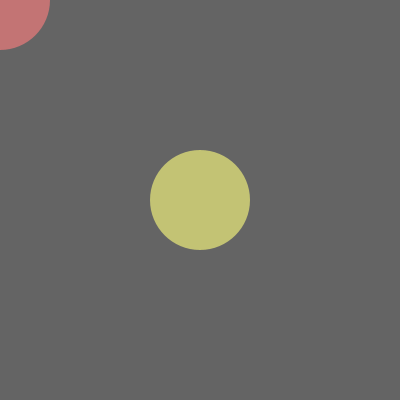
Frame 1 (no input)
Frame 60 (the mouse pressed at the canvas centre just before this capture): identical to frame 1, image omitted
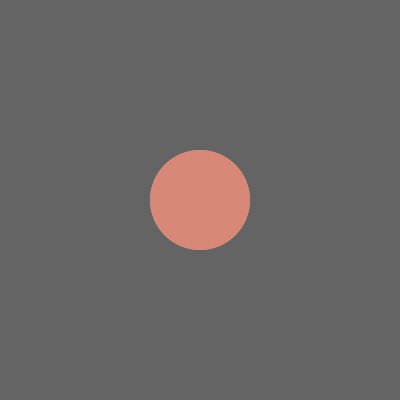
Frame 120 (the mouse held since frame 60 and released just before this capture)

The Processing sketch that drew these frames (run headless with seeded random() and noise(); from frame 60 on, the mouse is pressed at the canvas centre):

// Processing sketch: CircleIntersection
// ── CircleIntersection.pde
// CircleIntersection
//
// Compute & display the first intersection
// between two circles.
//
// Dan Wilcox danomatika.com 2016

PVector circle1;
PVector circle2;

float circleSize1 = 100;
float circleSize2 = 100;

void setup() {
  size(400, 400);
  
  circle1 = new PVector(width/2, height/2);
  circle2 = new PVector();

  noStroke();
}

void draw() {
  background(100); 
  
  circle2.x = mouseX;
  circle2.y = mouseY;
  
  // stationary circle
  fill(220, 220, 120, 200);
  ellipse(circle1.x, circle1.y, circleSize1, circleSize1);
  
  // mouse circle
  fill(220, 120, 120, 200);
  ellipse(circle2.x, circle2.y, circleSize2, circleSize2);
  
  if(checkCollision(circle1, circleSize1, circle2, circleSize2)) {
    PVector p = getIntersection(circle1, circleSize1, circle2, circleSize1);
    
    // intersection
    fill(120, 120, 220);
    ellipse(p.x, p.y, 12, 12);
  }
}

boolean checkCollision(PVector pos1, float size1, PVector pos2, float size2) {
    float d = pos1.dist(pos2);
    if(d < size1/2+size2/2) {
      return true;  
    }
    return false;
  }
  
// algorithm from https://processing.org/discourse/beta/num_1223494826.html
PVector getIntersection(PVector pos1, float size1, PVector pos2, float size2) {
  
  // distance between centers
  float d = dist(pos1.x, pos1.y, pos2.x, pos2.y);
  
  // circle radii
  float r1 = size1/2;
  float r2 = size2/2;
  
  float base, h; // auxiliary distances
  
  PVector point = new PVector(); // intersection point

  if(d < abs(r1-r2) || d > r1+r2) {
    return point;  // no intersection
  }
  else if(d == abs(r1 - r2)){
    // one inside the other, intersect in one point
    if(r1 > r2) {
      base = r1;
    }
    else {
      base = -r1;
    }
    point.x = pos1.x + base * (pos2.x - pos1.x) / d;
    point.y = pos1.y + base * (pos2.y - pos1.y) / d;
  }
  else if(d == r1 + r2) { // outside each other, intersect in one point
    base = r1;
    point.x = pos1.x + base * (pos2.x - pos1.x) / d;
    point.y = pos1.y + base * (pos2.y - pos1.y) / d;
  }
  else { // intersect in two points, we'll just choose the first
    base = (r1*r1 - r2*r2 + d*d)/(2*d);
    h = sqrt(r1*r1 - base*base);

    point.x = pos1.x + base * (pos2.x - pos1.x) / d;
    point.y = pos1.y + base * (pos2.y - pos1.y) / d;
    
    point.x = point.x + h*(pos2.y - pos1.y)/d;
    point.y = point.y - h*(pos2.x - pos1.x)/d;
  }
  
  return point;
}
